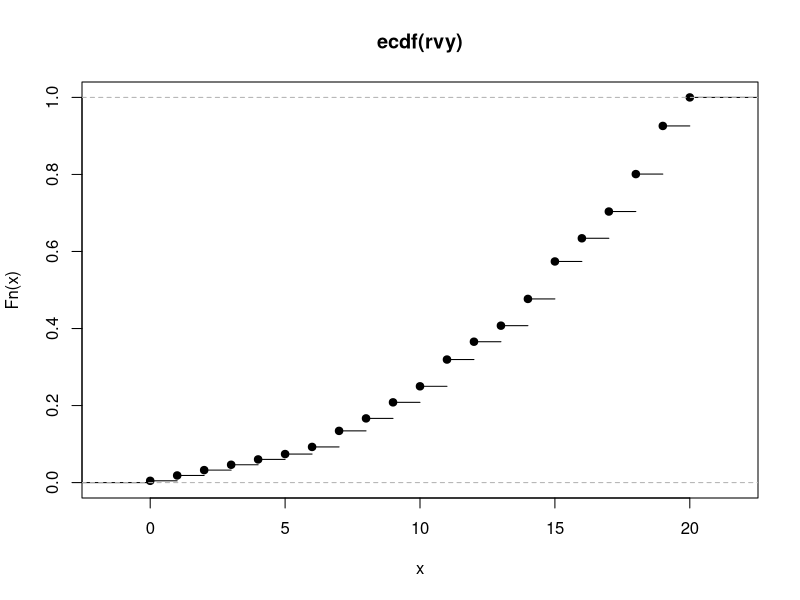
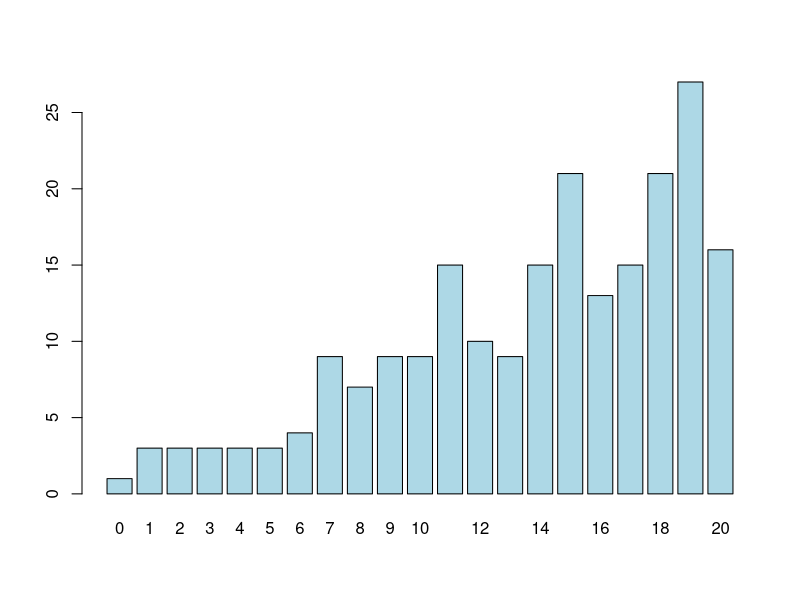

R code for these plots, in order:
# Random variable Y ordenado por que tirada tiene mas chance de ganar
rvy <- c(0, 1, 1, 1, 2, 2, 2, 3, 3, 3, 4, 4, 4, 5, 5, 5, 6, 6, 6, 6, 7, 7, 7, 7, 7, 7, 7, 7, 7, 8, 8, 8, 8, 8, 8, 8, 9, 9, 9, 9, 9, 9, 9, 9, 9, 10, 10, 10, 10, 10, 10, 10, 10, 10, 11, 11, 11, 11, 11, 11, 11, 11, 11, 11, 11, 11, 11, 11, 11, 12, 12, 12, 12, 12, 12, 12, 12, 12, 12, 13, 13, 13, 13, 13, 13, 13, 13, 13, 14, 14, 14, 14, 14, 14, 14, 14, 14, 14, 14, 14, 14, 14, 14, 15, 15, 15, 15, 15, 15, 15, 15, 15, 15, 15, 15, 15, 15, 15, 15, 15, 15, 15, 15, 15, 16, 16, 16, 16, 16, 16, 16, 16, 16, 16, 16, 16, 16, 17, 17, 17, 17, 17, 17, 17, 17, 17, 17, 17, 17, 17, 17, 17, 18, 18, 18, 18, 18, 18, 18, 18, 18, 18, 18, 18, 18, 18, 18, 18, 18, 18, 18, 18, 18, 19, 19, 19, 19, 19, 19, 19, 19, 19, 19, 19, 19, 19, 19, 19, 19, 19, 19, 19, 19, 19, 19, 19, 19, 19, 19, 19, 20, 20, 20, 20, 20, 20, 20, 20, 20, 20, 20, 20, 20, 20, 20, 20)
plot(ecdf(rvy))
barplot(table(rvy), col="light blue")

